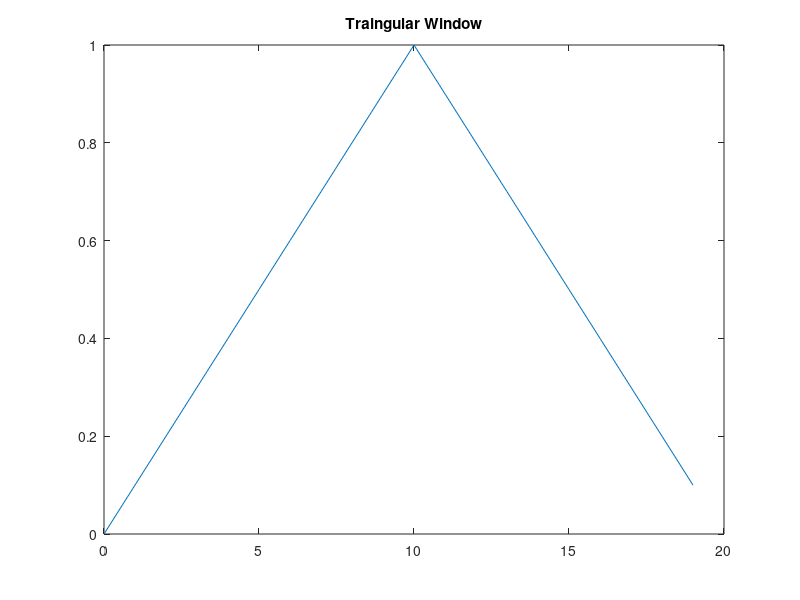

The MATLAB source for this figure:
clc;
clear;
close all;

N = 20;
n = 0:1:N-1;

i = 1;
for n = 0:N/2;
  w(i) = n/(N/2);
  i = i + 1;
endfor

for n = N/2+1 : N-1;
  w(i) = 2 - n/(N/2);
  i = i + 1;
endfor

n = 0:1:N-1;
plot(n, w);
title('Traingular Window');
